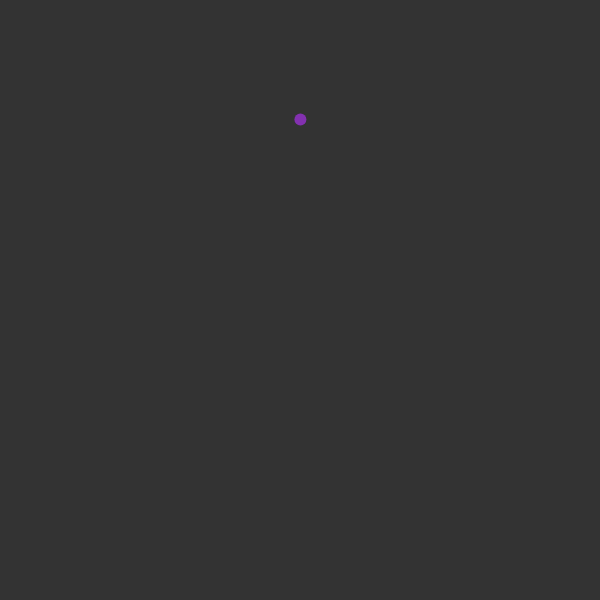
Frame 1 (no input)
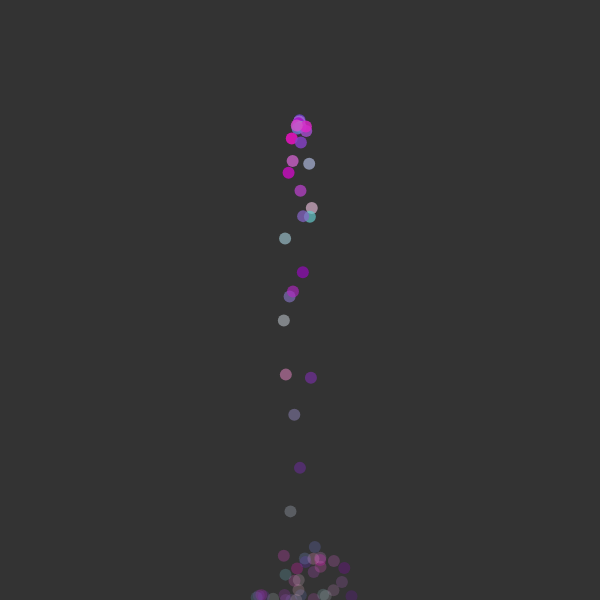
Frame 60 (no input)
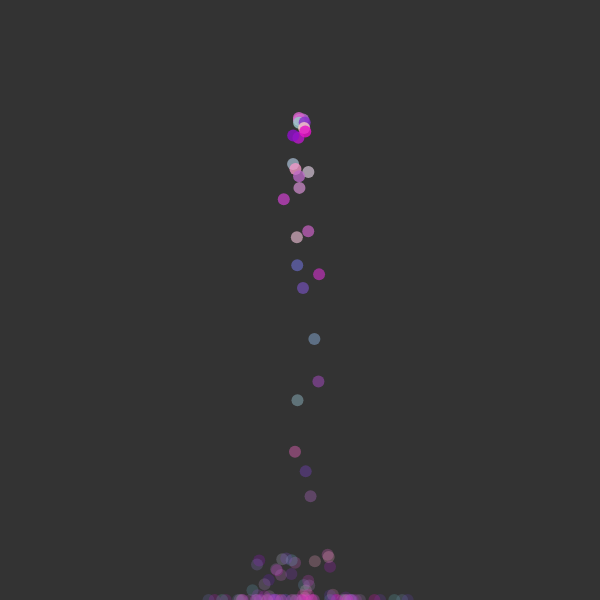
Frame 120 (the mouse pressed at the canvas centre since frame 60)

The p5.js sketch that drew these frames (run headless with seeded random() and noise() and a simulated clock; from frame 60 on, the mouse is pressed at the canvas centre):

// p5.js sketch
// ── sketch.js
let system = [];

function setup() {
  createCanvas(600, 600);
  system.push(new ParticleSystem(width/2, height/5));
}

function draw() {
  background(51);
  for (let i = 0; i < system.length; i++) {
    system[i].addParticle();
    system[i].run();
    // new ParticleSystem(mouseX, mouseY)

    let gravity = createVector(0, 0.1);
    system[i].addGravity(gravity);
  }
}

// function mouseClicked() {
//   system.push(new ParticleSystem(mouseX, mouseY));
// }

function keyPressed() {
  if (key === ' ') {
    system.splice(0, system.length);
  }
}

// ── Particle.js
class Particle {
  constructor(pos, c) {
    this.acc = createVector(0, 0.05);
    this.vel = createVector(random(-1, 1), random(-1, 1));
    this.pos = pos.copy();
    // this.lifespan = 500;
    this.c = color(c,random(100,120),random(200,220),random(0,80));
  }
  
  // applyForce(aForce) {
  //   let f = p5.Vector.div(aForce, this.m);
  //   this.acc.add(f);
  // }

  addForce(aForce) {
    this.acc.add(aForce)
  }
  
  update() {
    this.vel.add(this.acc);
    this.pos.add(this.vel);
    this.acc.set(0, 0);
  }

  run() {
    this.update();
    this.checkEdge();
    this.display();
  }

  // Method to update position
  update() {
    this.vel.add(this.acc);
    this.pos.add(this.vel);
    this.lifespan -= 3;
  }

  checkEdge() {
    if (this.pos.x <= 0) {
      this.pos.x = 0;
      this.vel.x *= -0.1;
      this.acc.x *= -0.9;
    }
    if (this.pos.x >= width) {
      this.pos.x = width;
      this.vel.x *= -0.1;
      this.acc.x *= -0.1;
    }
    if (this.pos.y <= 0) {
      this.pos.y = 0;
      this.vel.y *= -0.1;
      this.acc.y *= -0.1;
    }
    if (this.pos.y >= height) {
      this.pos.y = height;
      this.vel.y *= -0.1;
      this.acc.y *= -0.1;
    }
  }

  // Method to display
  display() {
    noStroke();
    let alpha = map(this.pos.y, 0, 600, 255, 50);
    this.c = fill(random(100, 255), random(200), 200, alpha)
    ellipse(this.pos.x, this.pos.y, 12, 12);
  }

isDead() {
    return this.lifespan < 0;
  }
}

// ── ParticleSystem.js
class ParticleSystem {
  constructor(x, y ) {
    this.origin = createVector(x,y);
    this.particles = [];
  }

  addParticle() {
    this.particles.push(new Particle(this.origin));
  }
  
  run() {
    for (let i = this.particles.length - 1; i >= 0; i--) {
      let p = this.particles[i];
      p.run();
      // if (p.isDead()) {
      //   this.particles.splice(i, 1);
      // }
    }
  }

  addGravity(g) {
    for (let i = this.particles.length - 1; i >= 0; i--) {
      let p = this.particles[i];
      p.addForce(g);
      // if (p.isDead()) {
      //   this.particles.splice(i, 1);
      // }
    }
  }
}

// ── mouse.js
class Mouse extends Particle {

    mouse(mpos) {
    }
    
  }
